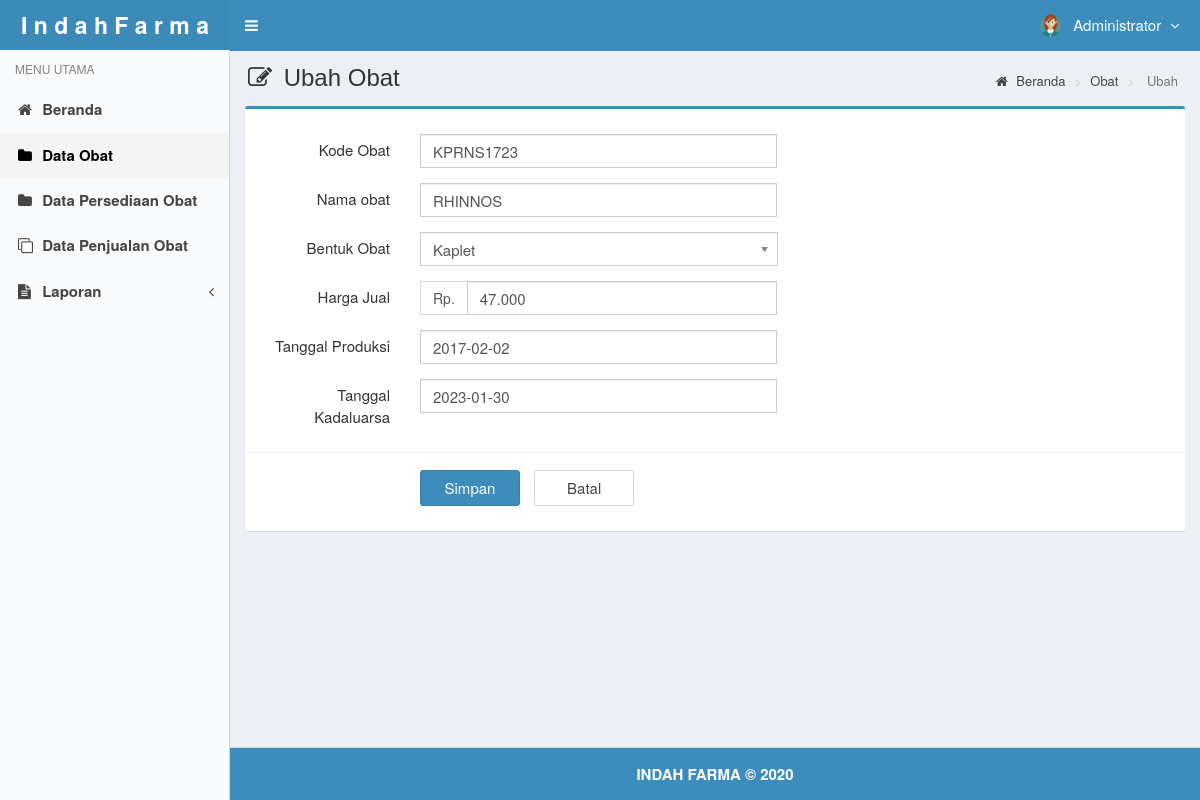
The page /main.php?module=form_obat&form=edit&id=KPRNS1723 (signed in) on the database its author committed.
### tables this page shows
CREATE TABLE `users` (
  `id_user` int(3) NOT NULL,
  `username` varchar(50) NOT NULL,
  `nama_user` varchar(50) NOT NULL,
  `password` varchar(50) NOT NULL,
  `email` varchar(50) DEFAULT NULL,
  `telepon` varchar(13) DEFAULT NULL,
  `foto` varchar(100) DEFAULT NULL,
  `hak_akses` enum('Super Admin','EndUser') NOT NULL,
  `status` enum('aktif','blokir') NOT NULL DEFAULT 'aktif',
  `created_at` timestamp NOT NULL DEFAULT current_timestamp(),
  `updated_at` timestamp NOT NULL DEFAULT current_timestamp() ON UPDATE current_timestamp()
);

CREATE TABLE `obat` (
  `kode_obat` varchar(10) NOT NULL,
  `nama_obat` varchar(50) NOT NULL,
  `harga_jual` int(11) NOT NULL,
  `bentuk_obat` varchar(20) NOT NULL,
  `created_user` int(3) NOT NULL,
  `created_date` timestamp NOT NULL DEFAULT current_timestamp(),
  `updated_user` int(3) NOT NULL,
  `updated_date` timestamp NOT NULL DEFAULT current_timestamp() ON UPDATE current_timestamp(),
  `tgl_produksi` date NOT NULL,
  `tgl_kadaluarsa` date NOT NULL
);

### config/fungsi_rupiah.php (called while the page is built, shortened)
<?php
function format_rupiah($angka){
  $rupiah=number_format($angka,0,',','.');
  return $rupiah;
}
?>

### modules/obat/form.php (the view, shortened to what this page needs)
 <?php
if ($_GET['form']=='add') { ?>
  <section class="content-header">
    <h1>
      <i class="fa fa-edit icon-title"></i> Input Obat
    </h1>
    <ol class="breadcrumb">
      <li><a href="?module=beranda"><i class="fa fa-home"></i> Beranda </a></li>
      <li><a href="?module=obat"> Obat </a></li>
      <li class="active"> Tambah </li>
    </ol>
  </section>
  <section class="content">
    <div class="row">
      <div class="col-md-12">
        <div class="box box-primary">
          <form role="form" class="form-horizontal" action="modules/obat/proses.php?act=insert" method="POST">
            <div class="box-body">
              <?php
              $query_id = mysqli_query($mysqli, "SELECT RIGHT(kode_obat,6) as kode FROM obat
                                                ORDER BY kode_obat DESC LIMIT 1")
                                                or die('Ada kesalahan pada query tampil kode_obat : '.mysqli_error($mysqli));
              $count = mysqli_num_rows($query_id);
              $kode_obat = "";
              $tgl_produksi = "";
              ?>
              <div class="form-group">
                <label class="col-sm-2 control-label">Kode Obat</label>
                <div class="col-sm-5">
                  <input type="text" class="form-control"
                  placeholder="Masukkan Kode Obat"
                  name="kode_obat" value="<?php echo $kode_obat; ?>"
                  autocomplete="off" required>
                </div>
              </div>
              <div class="form-group">
                <label class="col-sm-2 control-label">Nama obat</label>
                <div class="col-sm-5">
                  <input type="text" class="form-control"
                  placeholder="Masukkan Nama Obat"
                  name="nama_obat" autocomplete="off" required>
                </div>
              </div>
              <div class="form-group">
                <label class="col-sm-2 control-label">Harga Jual</label>
                <div class="col-sm-5">
                  <div class="input-group">
                    <span class="input-group-addon">Rp.</span>
                    <input type="text" class="form-control"
                    placeholder="Masukkan Harga Obat"
                    id="harga_jual" name="harga_jual" autocomplete="off" onKeyPress="return goodchars(event,'0123456789',this)" required>
                  </div>
                </div>
              </div>
              <div class="form-group">
                <label class="col-sm-2 control-label">Bentuk Obat</label>
                <div class="col-sm-5">
                  <select class="chosen-select" name="bentuk_obat" data-placeholder="-- Pilih Bentuk Obat --"
                  autocomplete="off" required>
                    <option value=""></option>
                    <option value="Salep">Salep</option>
                    <option value="Syrup">Syrup</option>
                    <option value="Kaplet">Kaplet</option>
                    <option value="Tablet">Tablet</option>
                  </select>
                </div>
              </div>
              <div class="form-group">
                <label class="col-sm-2 control-label">Tanggal Produksi</label>
                <div class="col-sm-5">
                  <input type="text" class="form-control"
                  placeholder="Masukkan Tanggal Produksi"
                   data-date-format="yyyy-mm-dd" name="tgl_produksi" autocomplete="off" required>
                </div>
              </div>
              <div class="form-group">
                <label class="col-sm-2 control-label">Tanggal Kadaluarsa</label>
                <div class="col-sm-5">
                  <input type="text" class="form-control"
                  placeholder="Masukkan Tanggal Kadaluarsa" data-date-format="yyyy-mm-dd" name="tgl_kadaluarsa" autocomplete="off" required>
                </div>
              </div>
            </div>
            <div class="box-footer">
              <div class="form-group">
                <div class="col-sm-offset-2 col-sm-10">
                  <input type="submit" class="btn btn-primary btn-submit" name="simpan" value="Simpan">
                  <a href="?module=obat" class="btn btn-default btn-reset">Batal</a>
                </div>
              </div>
            </div>
          </form>
        </div>
      </div>
    </div>
  </section>
<?php
}
elseif ($_GET['form']=='edit') {
  if (isset($_GET['id'])) {
      $query = mysqli_query($mysqli, "SELECT kode_obat,nama_obat, harga_jual,bentuk_obat, tgl_produksi, tgl_kadaluarsa FROM obat WHERE kode_obat='$_GET[id]'")
                                      or die('Ada kesalahan pada query tampil Data obat : '.mysqli_error($mysqli));
      $data  = mysqli_fetch_assoc($query);
    }
?>
  <section class="content-header">
    <h1>
      <i class="fa fa-edit icon-title"></i> Ubah Obat
    </h1>
    <ol class="breadcrumb">
      <li><a href="?module=beranda"><i class="fa fa-home"></i> Beranda </a></li>
      <li><a href="?module=obat"> Obat </a></li>
      <li class="active"> Ubah </li>
    </ol>
  </section>
  <section class="content">
    <div class="row">
      <div class="col-md-12">
        <div class="box box-primary">
          <form role="form" class="form-horizontal" action="modules/obat/proses.php?act=update" method="POST">
            <div class="box-body">
              <div class="form-group">
                <label class="col-sm-2 control-label">Kode Obat</label>
                <div class="col-sm-5">
                  <input type="text" class="form-control" name="kode_obat" value="<?php echo $data['kode_obat']; ?>" required>
                </div>
              </div>
              <div class="form-group">
                <label class="col-sm-2 control-label">Nama obat</label>
                <div class="col-sm-5">
                  <input type="text" class="form-control" name="nama_obat" autocomplete="off" value="<?php echo $data['nama_obat']; ?>" required>
                </div>
              </div>
              <div class="form-group">
                <label class="col-sm-2 control-label">Bentuk Obat</label>
                <div class="col-sm-5">
                </div>
              </div>
              <div class="form-group">
                <label class="col-sm-2 control-label">Harga Jual</label>
                <div class="col-sm-5">
                  <div class="input-group">
                    <span class="input-group-addon">Rp.</span>
                    <input type="text" class="form-control" id="harga_jual" name="harga_jual" autocomplete="off" onKeyPress="return goodchars(event,'0123456789',this)" value="<?php echo format_rupiah($data['harga_jual']); ?>" required>
                  </div>
                </div>
                </div>
              <div class="form-group">
                <label class="col-sm-2 control-label">Tanggal Produksi</label>
                <div class="col-sm-5">
                  <input type="text" class="form-control "
                    data-date-format="yyyy-mm-dd" name="tgl_produksi" autocomplete="off"
                     value="<?php echo date
                     ($data['tgl_produksi']); ?>" required>
                </div>
                </div>
              <div class="form-group">
                <label class="col-sm-2 control-label">Tanggal Kadaluarsa</label>
                <div class="col-sm-5">
                  <input type="text" class="form-control"
                    data-date-format="yyyy-mm-dd" name="tgl_kadaluarsa" autocomplete="off"
                    value="<?php echo date
                     ($data['tgl_kadaluarsa']); ?>" required>
                </div>
              </div>
            </div>
            <div class="box-footer">
              <div class="form-group">
                <div class="col-sm-offset-2 col-sm-10">
                  <input type="submit" class="btn btn-primary btn-submit" name="simpan" value="Simpan">
                  <a href="?module=obat" class="btn btn-default btn-reset">Batal</a>
                </div>
              </div>
              </div>
            </div>
        </div>
      </div>
    </div>
<?php
}
?>

### top-menu.php (shortened to what this page needs)
<?php
require_once "config/database.php";
$query = mysqli_query($mysqli, "SELECT id_user, nama_user, foto, hak_akses FROM users WHERE id_user='$_SESSION[id_user]'")
                                or die('Ada kesalahan pada query tampil Manajemen User: '.mysqli_error($mysqli));
$data = mysqli_fetch_assoc($query);
?>
<li class="dropdown user user-menu">
  <a href="#" class="dropdown-toggle" data-toggle="dropdown">
  <?php
  if ($data['foto']=="") { ?>
    <img src="images/user/user-default.png" class="user-image" alt="User Image"/>
  <?php
  }
  else { ?>
    <img src="images/user/<?php echo $data['foto']; ?>" class="user-image" alt="User Image"/>
  <?php
  }
  ?>
    <span class="hidden-xs"><?php echo $data['nama_user']; ?> <i style="margin-left:5px" class="fa fa-angle-down"></i></span>
  </a>
</li>

### assets/css/style.css (style rules this page uses)
.form-horizontal .control-label { margin-bottom: 0; padding-top: 5px; text-align: right; }
label { display: inline-block; font-size: 15px; font-weight: 400; margin-bottom: 5px; max-width: 100%; }
.form-control { background-color: #fff; background-image: none; border: 1px solid #ccc; border-radius: 4px; box-shadow: 0 1px 1px rgba(0, 0, 0, 0.075) inset; color: #555; display: block; font-size: 15px; height: 34px; line-height: 1.42857; padding: 6px 12px; transition: border-color 0.15s ease-in-out 0s, box-shadow 0.15s ease-in-out 0s; width: 100%; }
.btn-default { background-color: #fff; border-color: #d2d6de; color: #444; }
.content-header { padding: 15px 18px 0; position: relative; }
.content-header > .breadcrumb { background: transparent none repeat scroll 0 0; border-radius: 2px; float: right; font-size: 13px; margin-bottom: 0; margin-top: 0; padding: 7px 12px; position: absolute; right: 10px; top: 15px; }
.btn-submit { width: 100px; margin-top: 7px; margin-right: 10px; font-size: 15px; }
.btn-reset { width: 100px; margin-top: 7px; font-size: 15px; }
.icon-title { margin-right: 5px; }
body { background-color: #fff; color: #333; font-size: 15px; line-height: 1.42857; }

### rows shown on the page
users: foto (picture), nama_user "Administrator"
obat: kode_obat "KPRNS1723", nama_obat "RHINNOS", harga_jual "47.000", tgl_produksi "2017-02-02", tgl_kadaluarsa "2023-01-30"
